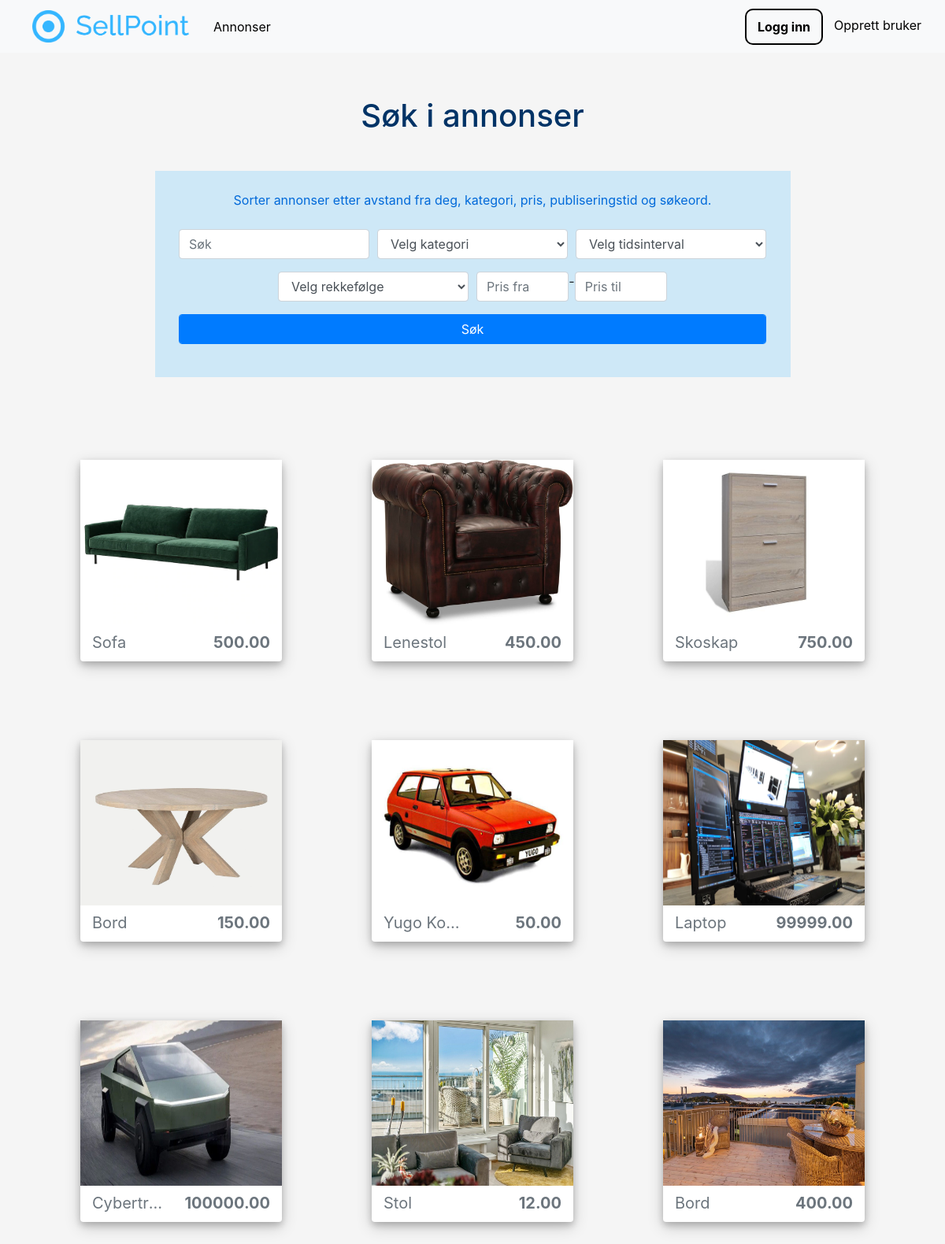
/ads/, run on the app's committed database.
### advertisements/models.py (models this page shows, shortened)
class Advertisement(models.Model):
    title = models.CharField(max_length=32)
    description = models.TextField()
    price = models.DecimalField(max_digits=10, decimal_places=2, default=0.00)
    image_main = models.ImageField(upload_to='images/advertisements')
    latitude = models.DecimalField(max_digits=9, decimal_places=6, default=63.446827)
    longitude = models.DecimalField(max_digits=9, decimal_places=6, default=10.421906)
    published = models.DateTimeField(default=timezone.now)
    author = models.ForeignKey(User, on_delete=models.CASCADE)
    category = models.ForeignKey(Category, default=1, on_delete=models.DO_NOTHING, related_name='advertisement')

### advertisements/views.py (the view)
# urls.py: path('', advertisement_list, name='ads'),
def advertisement_list(request):
    advertisements = Advertisement.objects.all()
    ad_filter = AdvertisementFilter(request.GET, queryset=advertisements, user=request.user)
    advertisements = ad_filter.qs
    chocen_category_id = request.GET.get('category', '')
    chocen_category_name = None
    if chocen_category_id != '':
        chocen_category_name = Category.objects.get(id=chocen_category_id).name
    saved_ads = []
    if request.user.is_authenticated:
        user_saved_ads = UserSavedAd.objects.filter(user=request.user)
        for user_saved_ad in user_saved_ads:
            saved_ads.append(user_saved_ad.ad)
    context = {
        'advertisements': advertisements,
        'ad_filter': ad_filter,
        'logged_in_user': request.user,
        'chocen_category_name': chocen_category_name,
        'user_saved_ads': saved_ads
    }
    return render(request, 'advertisements/ads.html', context)

### advertisements/models.py (called while the page is built)
    def __str__(self):
        return self.name

### advertisements/templates/advertisements/ads.html (shortened to what this page needs)
{% extends "pages/base.html" %}
{% block content %}
<div class="ads-div">
    <h1 class="mb-3 ads-h1">
        {% if saved_ads %}
            Mine lagrede annonser
        {% else %}
            {% if username %}
            Annonsene til {{ username }}
            {% elif chocen_category_name %}
            {{ chocen_category_name }}
            {% else %}Søk i annonser
            {% endif %}
        {% endif %}
    </h1>
    {% if username or saved_ads %}
    {% else %}
    <div class="form-div row">
    <div class="row">
        <div class="col form-col">
            <p>Sorter annonser etter avstand fra deg, kategori, pris, publiseringstid og søkeord.</p>
            <form method="get" class = "ads-form">
                <div class="form-row justify-content-center">
                {% for name in ad_filter.form %}
                    {% if not name.name in "distance" %}
                    <div class="col-md-4 mb-3 inl">
                        {{name}}
                    </div>
                    {% endif %}
                {% endfor %}
                </div>
                <button class = "btn btn-primary form-control" type="submit">
                    Søk
                </button>
            </form>
        </div>
    </div>
    {% endif %}
</div>
</div>
<div class="d-flex flex-wrap align-content-stretch ads-container">
    {% for advertisement in advertisements %}
    <div class = "ads-container-2">
        <div class="ad-polaroid rounded ad-container">
            {% if username %}
            <a class="nounderline" href="{% url 'user-ad-detail' username advertisement.id %}"/>
            {% elif category_name %}
                <a class="nounderline" href="{% url 'category-ad-detail' category_name advertisement.id %}"/>
            {% else %}
                    <a class="nounderline" href="{% url 'ad-detail' advertisement.id %}">
            {% endif %}
                <img class="img-fluid ad-image" src="{{ advertisement.image_main.url }}">
                <div class="d-flex text-decoration-none ad-container-down">
                    <h5 class="text-muted text-left text-decoration-none h5-ad"> {{ advertisement.title }}</h5>
                    <h2 class="figure-caption ml-auto text-decoration-none h2-ad-price">{{ advertisement.price }}</h2>
                </div>
            </a>
        </div>
    </div>
    {% endfor %}
</div>
{% endblock content %}

### pages/static/pages/main.css (style rules this page uses)
body { margin: 0px; background-color: #f5f5f5; }
.nounderline { text-decoration: none !important }
.ad-polaroid { width: 80%; background-color: white; box-shadow: 0 4px 8px 0 rgba(0, 0, 0, 0.2), 0 6px 20px 0 rgba(0, 0, 0, 0.19); }
.ads-form { text-align: center; }
.inl { display: inline-flex; }
.form-div { background: rgb(52, 182, 255, 0.2); padding: 10px 30px; display: flex; align-items: center; }
.form-col { padding: 2%; text-align: center; }
.form-col p { color: #0069D9; font-size: 16px; font-weight: medium; margin-bottom: 25px; }
.ads-div { margin-left: 15%; margin-right: 15%; }
.ads-container { padding-top: 5%; margin: auto; width: 100%; justify-content: space-around; }
.ads-container-2 { margin:50px; }
.ad-container { position: relative; width: 256px; height: 256px; background-color: white; box-shadow: 0 4px 8px 0 rgba(0, 0, 0, 0.2), 0 6px 20px 0 rgba(0, 0, 0, 0.19);" }
.ad-container-down { padding: 10px 15px; }
.ads-h1 { padding-bottom: 30px; font-size: 40; text-align:center; color: #003366; }
.h5-ad { font-weight: normal; display: block; width: 100px; overflow: hidden; white-space: nowrap; text-overflow: ellipsis; }
.h2-ad-price { font-size:20px; font-weight: bold; display: block; overflow: hidden; white-space: nowrap; text-overflow: ellipsis; }
.ad-image { width:100%; height:210px; }

### data on the page
Advertisement: image_main (picture), title "Sofa", price "500.00"
Advertisement: image_main (picture), title "Lenestol", price "450.00"
Advertisement: image_main (picture), title "Skoskap", price "750.00"
Advertisement: image_main (picture), title "Bord", price "150.00"
Advertisement: image_main (picture), title "Yugo Ko…", price "50.00"
Advertisement: image_main (picture), title "Laptop", price "99999.00"
Advertisement: image_main (picture), title "Cybertr…", price "100000.00"
Advertisement: image_main (picture), title "Stol", price "12.00"
Advertisement: image_main (picture), title "Bord", price "400.00"
